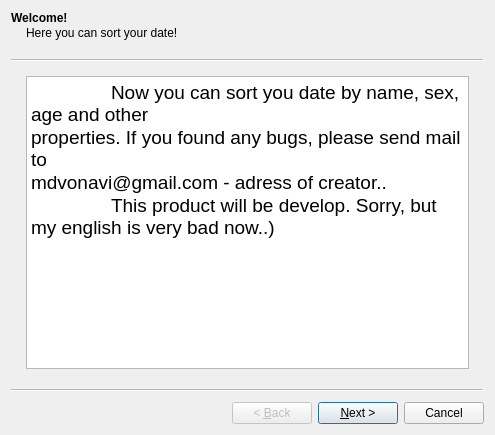
<?xml version="1.0" encoding="UTF-8"?>
<ui version="4.0">
 <class>Search</class>
 <widget class="QWizard" name="Search">
  <property name="geometry">
   <rect>
    <x>0</x>
    <y>0</y>
    <width>495</width>
    <height>435</height>
   </rect>
  </property>
  <property name="maximumSize">
   <size>
    <width>506</width>
    <height>500</height>
   </size>
  </property>
  <property name="windowTitle">
   <string>Search</string>
  </property>
  <property name="windowIcon">
   <iconset resource="../qrc/images.qrc">
    <normaloff>:/png/search.png</normaloff>:/png/search.png</iconset>
  </property>
  <property name="modal">
   <bool>false</bool>
  </property>
  <widget class="QWizardPage" name="wizardPage1">
   <property name="minimumSize">
    <size>
     <width>400</width>
     <height>0</height>
    </size>
   </property>
   <property name="title">
    <string>Welcome!</string>
   </property>
   <property name="subTitle">
    <string>Here you can sort your date!</string>
   </property>
   <attribute name="pageId">
    <string notr="true">1</string>
   </attribute>
   <layout class="QVBoxLayout" name="verticalLayout">
    <item>
     <widget class="QTextBrowser" name="textBrowser">
      <property name="html">
       <string>&lt;!DOCTYPE HTML PUBLIC &quot;-//W3C//DTD HTML 4.0//EN&quot; &quot;http://www.w3.org/TR/REC-html40/strict.dtd&quot;&gt;
&lt;html&gt;&lt;head&gt;&lt;meta name=&quot;qrichtext&quot; content=&quot;1&quot; /&gt;&lt;style type=&quot;text/css&quot;&gt;
p, li { white-space: pre-wrap; }
&lt;/style&gt;&lt;/head&gt;&lt;body style=&quot; font-family:'MS Shell Dlg 2'; font-size:8.25pt; font-weight:400; font-style:normal;&quot;&gt;
&lt;p style=&quot; margin-top:0px; margin-bottom:0px; margin-left:0px; margin-right:0px; -qt-block-indent:0; text-indent:0px;&quot;&gt;&lt;span style=&quot; font-size:14pt;&quot;&gt;	Now you can sort you date by name, sex, age and other&lt;/span&gt;&lt;/p&gt;
&lt;p style=&quot; margin-top:0px; margin-bottom:0px; margin-left:0px; margin-right:0px; -qt-block-indent:0; text-indent:0px;&quot;&gt;&lt;span style=&quot; font-size:14pt;&quot;&gt;properties. If you found any bugs, please send mail to&lt;/span&gt;&lt;/p&gt;
&lt;p style=&quot; margin-top:0px; margin-bottom:0px; margin-left:0px; margin-right:0px; -qt-block-indent:0; text-indent:0px;&quot;&gt;&lt;span style=&quot; font-size:14pt;&quot;&gt;mdvonavi@gmail.com - adress of creator..&lt;/span&gt;&lt;/p&gt;
&lt;p style=&quot; margin-top:0px; margin-bottom:0px; margin-left:0px; margin-right:0px; -qt-block-indent:0; text-indent:0px;&quot;&gt;&lt;span style=&quot; font-size:14pt;&quot;&gt;	This product will be develop. Sorry, but my english is very bad now..)&lt;/span&gt;&lt;/p&gt;&lt;/body&gt;&lt;/html&gt;</string>
      </property>
     </widget>
    </item>
   </layout>
  </widget>
  <widget class="QWizardPage" name="wizardPage2">
   <property name="minimumSize">
    <size>
     <width>400</width>
     <height>255</height>
    </size>
   </property>
   <property name="title">
    <string>Choose the measurement:</string>
   </property>
   <property name="subTitle">
    <string>Choose the measurement and parametrs of search</string>
   </property>
   <attribute name="pageId">
    <string notr="true">2</string>
   </attribute>
   <layout class="QVBoxLayout" name="verticalLayout_5">
    <item>
     <widget class="QTableView" name="tvSearch">
      <property name="editTriggers">
       <set>QAbstractItemView::NoEditTriggers</set>
      </property>
      <attribute name="verticalHeaderDefaultSectionSize">
       <number>18</number>
      </attribute>
      <attribute name="verticalHeaderDefaultSectionSize">
       <number>18</number>
      </attribute>
     </widget>
    </item>
    <item>
     <layout class="QHBoxLayout" name="horizontalLayout_6">
      <item>
       <widget class="QGroupBox" name="gbSex">
        <property name="title">
         <string>Sex</string>
        </property>
        <property name="checkable">
         <bool>true</bool>
        </property>
        <property name="checked">
         <bool>false</bool>
        </property>
        <layout class="QHBoxLayout" name="horizontalLayout_3">
         <item>
          <widget class="QRadioButton" name="rbFem">
           <property name="text">
            <string>Female</string>
           </property>
           <property name="checked">
            <bool>true</bool>
           </property>
          </widget>
         </item>
         <item>
          <widget class="QRadioButton" name="rbMel">
           <property name="text">
            <string>Male</string>
           </property>
           <property name="checked">
            <bool>false</bool>
           </property>
          </widget>
         </item>
        </layout>
       </widget>
      </item>
      <item>
       <widget class="QGroupBox" name="gbName">
        <property name="title">
         <string>Name</string>
        </property>
        <property name="checkable">
         <bool>true</bool>
        </property>
        <property name="checked">
         <bool>false</bool>
        </property>
        <layout class="QVBoxLayout" name="verticalLayout_2">
         <item>
          <widget class="QLineEdit" name="lineEdit"/>
         </item>
        </layout>
       </widget>
      </item>
      <item>
       <widget class="QGroupBox" name="gbAge">
        <property name="title">
         <string>Age</string>
        </property>
        <property name="checkable">
         <bool>true</bool>
        </property>
        <property name="checked">
         <bool>false</bool>
        </property>
        <layout class="QHBoxLayout" name="horizontalLayout_5">
         <item>
          <widget class="QLabel" name="label">
           <property name="text">
            <string>From:</string>
           </property>
          </widget>
         </item>
         <item>
          <widget class="QLineEdit" name="leFrom">
           <property name="maximumSize">
            <size>
             <width>40</width>
             <height>16777215</height>
            </size>
           </property>
           <property name="text">
            <string>4</string>
           </property>
          </widget>
         </item>
         <item>
          <widget class="QLabel" name="label_6">
           <property name="text">
            <string>To:</string>
           </property>
          </widget>
         </item>
         <item>
          <widget class="QLineEdit" name="leTo">
           <property name="maximumSize">
            <size>
             <width>40</width>
             <height>16777215</height>
            </size>
           </property>
           <property name="text">
            <string>8</string>
           </property>
          </widget>
         </item>
        </layout>
       </widget>
      </item>
     </layout>
    </item>
    <item>
     <widget class="QGroupBox" name="gbDate">
      <property name="title">
       <string>With date</string>
      </property>
      <property name="checkable">
       <bool>true</bool>
      </property>
      <property name="checked">
       <bool>false</bool>
      </property>
      <layout class="QHBoxLayout" name="horizontalLayout">
       <item>
        <widget class="QRadioButton" name="radioButton">
         <property name="text">
          <string>Date:</string>
         </property>
         <property name="checked">
          <bool>true</bool>
         </property>
        </widget>
       </item>
       <item>
        <widget class="QDateEdit" name="deFromDate">
         <property name="displayFormat">
          <string>yyyy-MM-dd</string>
         </property>
         <property name="calendarPopup">
          <bool>true</bool>
         </property>
        </widget>
       </item>
       <item>
        <widget class="QRadioButton" name="radioButton_2">
         <property name="text">
          <string>Period:</string>
         </property>
        </widget>
       </item>
       <item>
        <widget class="QLabel" name="label_4">
         <property name="text">
          <string>From:</string>
         </property>
        </widget>
       </item>
       <item>
        <widget class="QDateEdit" name="de_1">
         <property name="displayFormat">
          <string>yyyy-MM-dd</string>
         </property>
         <property name="calendarPopup">
          <bool>true</bool>
         </property>
        </widget>
       </item>
       <item>
        <widget class="QLabel" name="label_5">
         <property name="text">
          <string>To:</string>
         </property>
        </widget>
       </item>
       <item>
        <widget class="QDateEdit" name="de_2">
         <property name="displayFormat">
          <string>yyyy-MM-dd</string>
         </property>
         <property name="calendarPopup">
          <bool>true</bool>
         </property>
        </widget>
       </item>
      </layout>
     </widget>
    </item>
   </layout>
  </widget>
  <widget class="QWizardPage" name="wizardPage4">
   <property name="title">
    <string>Search results:</string>
   </property>
   <attribute name="pageId">
    <string notr="true">4</string>
   </attribute>
   <layout class="QVBoxLayout" name="verticalLayout_4">
    <item>
     <widget class="QTableView" name="tvResults">
      <property name="editTriggers">
       <set>QAbstractItemView::NoEditTriggers</set>
      </property>
      <attribute name="verticalHeaderDefaultSectionSize">
       <number>18</number>
      </attribute>
      <attribute name="verticalHeaderDefaultSectionSize">
       <number>18</number>
      </attribute>
     </widget>
    </item>
    <item>
     <layout class="QHBoxLayout" name="horizontalLayout_4">
      <item>
       <spacer name="horizontalSpacer_3">
        <property name="orientation">
         <enum>Qt::Horizontal</enum>
        </property>
        <property name="sizeHint" stdset="0">
         <size>
          <width>40</width>
          <height>20</height>
         </size>
        </property>
       </spacer>
      </item>
      <item>
       <widget class="QPushButton" name="pbOpen">
        <property name="text">
         <string>Open</string>
        </property>
       </widget>
      </item>
     </layout>
    </item>
   </layout>
  </widget>
 </widget>
 <resources>
  <include location="../qrc/images.qrc"/>
 </resources>
 <connections/>
</ui>
